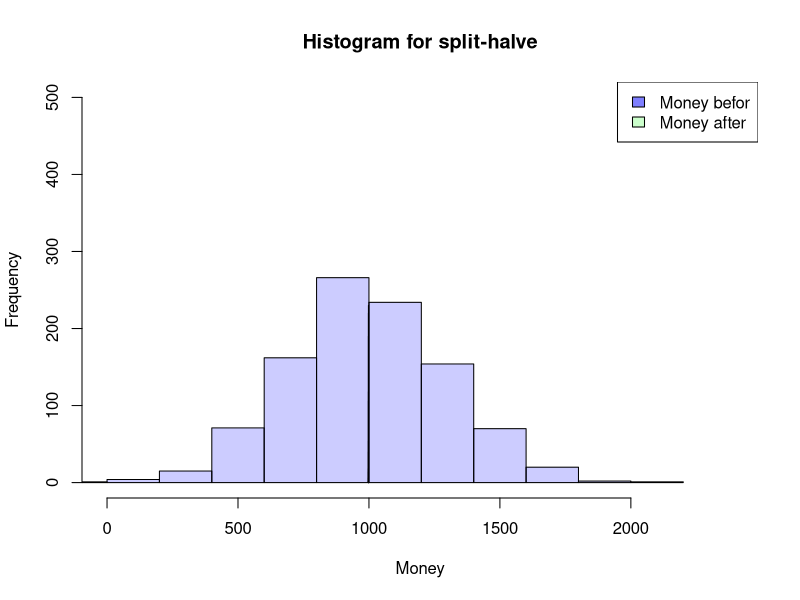
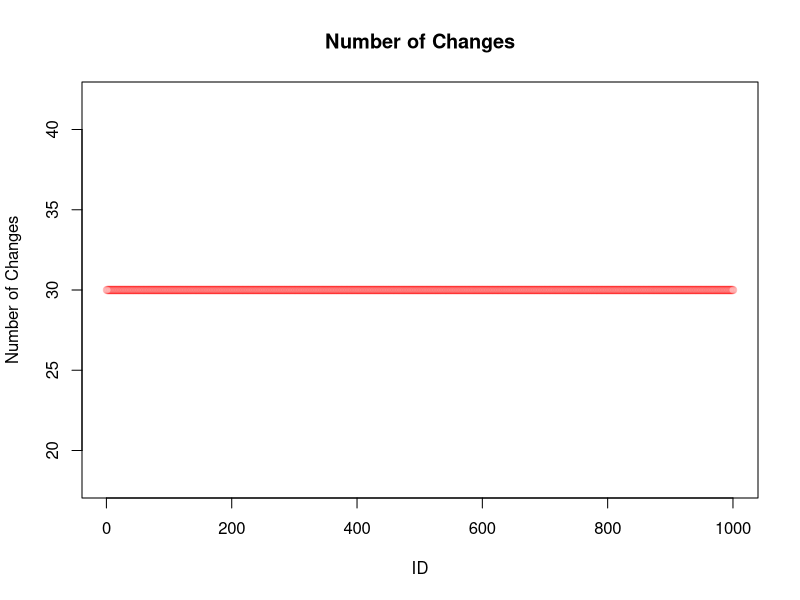
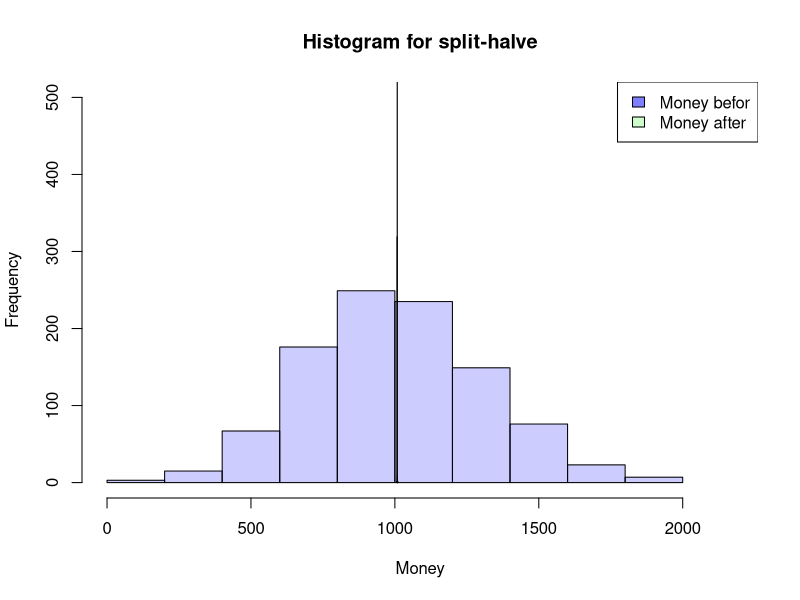
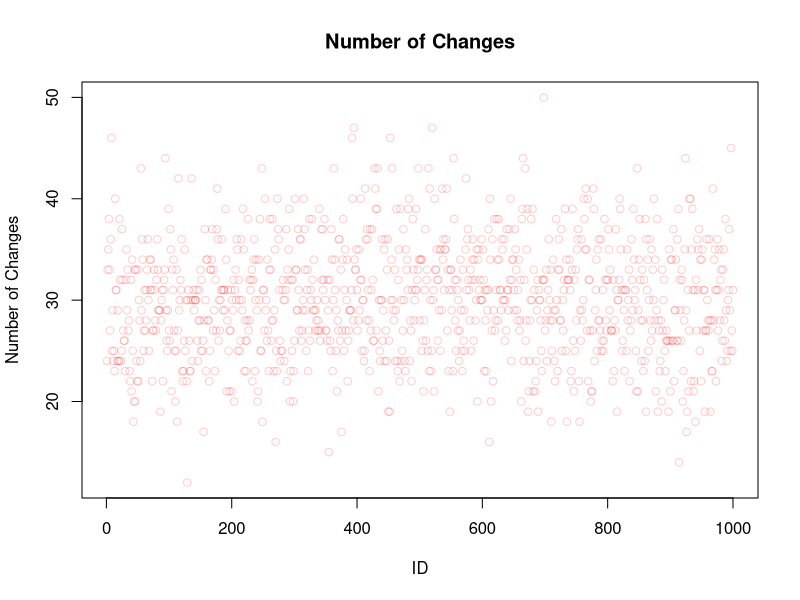
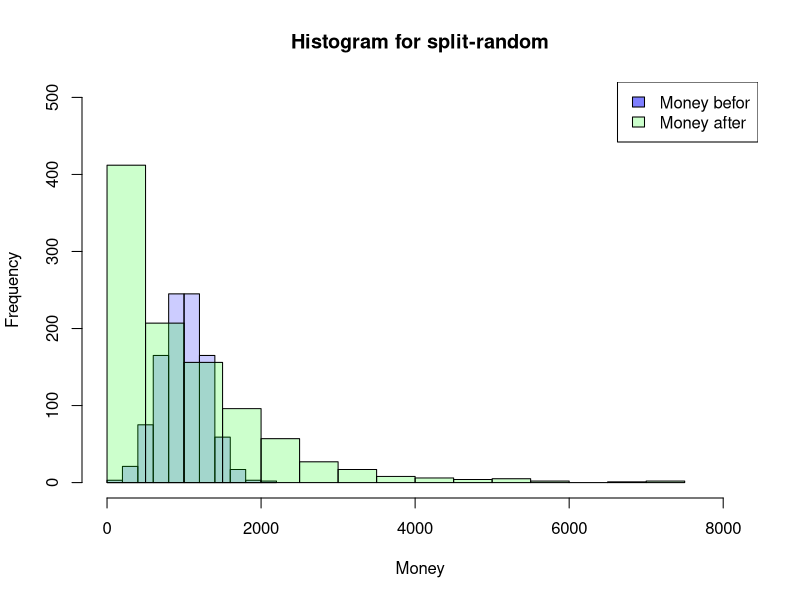
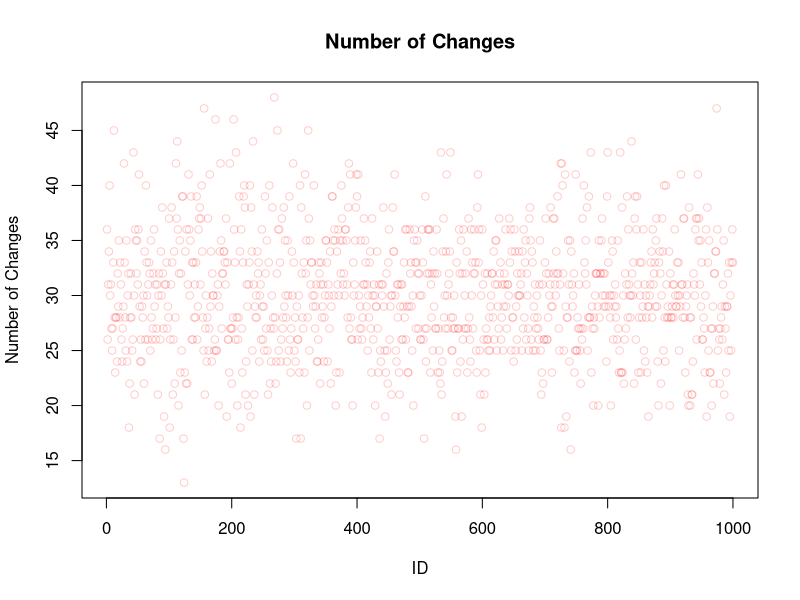
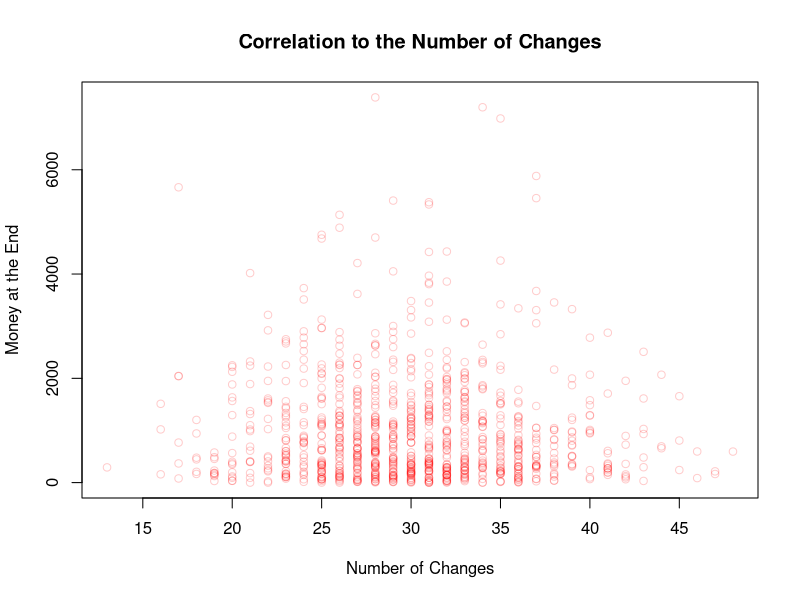
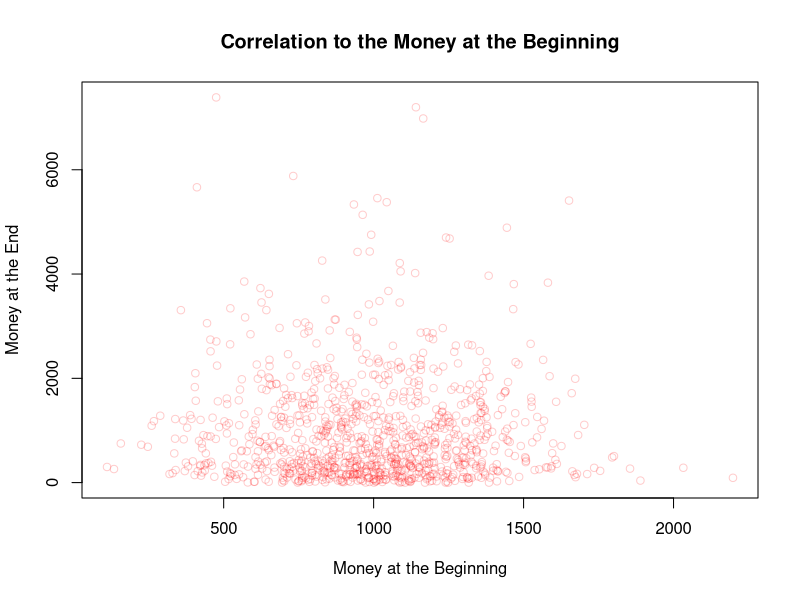

Reproduce these figures in R, in order.
## ---- chunk 1
SplitHalve <- function(nAgent,maxExchange,Money_mean=1000,Money_sd=300) {
  df <- data.frame(ID=seq(1,nAgent),
                   nE=0,
                   Ms=rnorm(nAgent, mean = Money_mean, sd = Money_sd),
                   MT=0,Me=0)
  df$Me <- df$Ms
  iE <- 1
  while (iE <= maxExchange) {
    df$MT <- df$Me
    rdf <- sample(df[df$nE < iE,"ID"], size=2)
    df[(df$ID == rdf[1] | df$ID == rdf[2]),"nE"] <-
      df[(df$ID == rdf[1] | df$ID == rdf[2]),"nE"]+1
    df[(df$ID == rdf[1] | df$ID == rdf[2]),"Me"] <-
      sum(df[(df$ID == rdf[1] | df$ID == rdf[2]),"MT"])/2
    if (NROW(df[df$nE < iE,"ID"]) < 2) {
      iE <- iE+1
      }
  }
  return(df)
}

## ---- chunk 2
df <- SplitHalve(1000,30)

summary(df)
hist(df$Ms, xlab="Money",main="Histogram for split-halve",
     col=rgb(0,0,1,0.2),
     xlim=c(0,max(c(df$Me,df$Ms)))*1.1,ylim=c(0,nrow(df)/2))
hist(df$Me, col=rgb(0,1,0,0.2),
     add=TRUE)
legend('topright', c('Money befor', 'Money after'),
       fill=c(rgb(0,0,1,0.5), rgb(0,1,0,0.2)))

plot(df$ID,df$nE,main="Number of Changes",
     xlab="ID",ylab="Number of Changes",
     col=rgb(1,0,0,0.2))

## ---- chunk 3
SplitHalve2 <- function(nAgent,maxExchange,Money_mean=1000,Money_sd=300) {
  df <- data.frame(ID=seq(1,nAgent),
                   nE=0,
                   Ms=rnorm(nAgent, mean = Money_mean, sd = Money_sd),
                   MT=0,Me=0)
  df$Me <- df$Ms
  iE <- 1
  while (iE <= maxExchange) {
    df$MT <- df$Me
    rdf <- sample(df$ID, size=2)
    df[(df$ID == rdf[1] | df$ID == rdf[2]),"nE"] <-
      df[(df$ID == rdf[1] | df$ID == rdf[2]),"nE"]+1
    df[(df$ID == rdf[1] | df$ID == rdf[2]),"Me"] <-
      sum(df[(df$ID == rdf[1] | df$ID == rdf[2]),"MT"])/2
    iE <- iE+1
  }
  return(df)
}
## ---- chunk 4
df <- SplitHalve2(1000,15000)

summary(df)
hist(df$Ms, xlab="Money",main="Histogram for split-halve",
     col=rgb(0,0,1,0.2),
     xlim=c(0,max(c(df$Me,df$Ms)))*1.1,ylim=c(0,nrow(df)/2))
hist(df$Me, col=rgb(0,1,0,0.2),
     add=TRUE)
legend('topright', c('Money befor', 'Money after'),
       fill=c(rgb(0,0,1,0.5), rgb(0,1,0,0.2)))

plot(df$ID,df$nE,main="Number of Changes",
     xlab="ID",ylab="Number of Changes",
     col=rgb(1,0,0,0.2))
## ---- chunk 5
SplitRandom <- function(nAgent,maxExchange,Money_mean=1000,Money_sd=300) {
  df <- data.frame(ID=seq(1,nAgent),
                   nE=0,
                   Ms=rnorm(nAgent, mean = Money_mean, sd = Money_sd),
                   MT=0,Me=0)
  df$Me <- df$Ms
  iE <- 1
  while (iE <= maxExchange) {
    df$MT <- df$Me
    rdf <- sample(df$ID, size=2)
    rds <- sample(0:100, size=1)/100
    df[(df$ID == rdf[1] | df$ID == rdf[2]),"nE"] <-
      df[(df$ID == rdf[1] | df$ID == rdf[2]),"nE"]+1
    df[(df$ID == rdf[1] | df$ID == rdf[2]),"Me"] <-
      sum(df[(df$ID == rdf[1] | df$ID == rdf[2]),"MT"])*c(rds,1-rds)
    iE <- iE+1
  }
  return(df)
}

## ---- chunk 6
df <- SplitRandom(1000,15000)

summary(df)
hist(df$Ms, xlab="Money",main="Histogram for split-random",
     col=rgb(0,0,1,0.2),
     xlim=c(0,max(c(df$Me,df$Ms)))*1.1,ylim=c(0,nrow(df)/2))
hist(df$Me, col=rgb(0,1,0,0.2),
     add=TRUE)
legend('topright', c('Money befor', 'Money after'),
       fill=c(rgb(0,0,1,0.5), rgb(0,1,0,0.2)))

plot(df$ID,df$nE,main="Number of Changes",
     xlab="ID",ylab="Number of Changes",
     col=rgb(1,0,0,0.2))
## ---- chunk 7
plot(df$nE,df$Me,main="Correlation to the Number of Changes",
     xlab="Number of Changes",ylab="Money at the End",
     col=rgb(1,0,0,0.2))

plot(df$Ms,df$Me,main="Correlation to the Money at the Beginning",
     xlab="Money at the Beginning",ylab="Money at the End",
     col=rgb(1,0,0,0.2))

plot(df$ID,df$Me,main="Correlation to the ID",
     xlab="ID",ylab="Money at the End",
     col=rgb(1,0,0,0.2))
## ---- chunk 8
SplitRandom2 <- function(nAgent,maxExchange,Money_mean=1000,Money_sd=300) {
  df <- data.frame(ID=seq(1,nAgent),
                   nE=0,
                   Ms=rnorm(nAgent, mean = Money_mean, sd = Money_sd),
                   MT=0,Me=0)
  df$Me <- df$Ms
  iE <- 1
  while (iE <= maxExchange) {
    df$MT <- df$Me
    rdf <- sample(df$ID, size=2)
    rds <- sample(30:70, size=1)/100
    df[(df$ID == rdf[1] | df$ID == rdf[2]),"nE"] <-
      df[(df$ID == rdf[1] | df$ID == rdf[2]),"nE"]+1
    df[(df$ID == rdf[1] | df$ID == rdf[2]),"Me"] <-
      sum(df[(df$ID == rdf[1] | df$ID == rdf[2]),"MT"])*c(rds,1-rds)
    iE <- iE+1
  }
  return(df)
}
## ---- chunk 9
df <- SplitRandom2(1000,15000)

summary(df)
hist(df$Ms, xlab="Money",main="Histogram for split-random (30%-70%)",
     col=rgb(0,0,1,0.2),
     xlim=c(0,max(c(df$Me,df$Ms)))*1.1,ylim=c(0,nrow(df)/2))
hist(df$Me, col=rgb(0,1,0,0.2),
     add=TRUE)
legend('topright', c('Money befor', 'Money after'),
       fill=c(rgb(0,0,1,0.5), rgb(0,1,0,0.2)))
## ---- chunk 10
SplitRandomR <- function(nAgent,maxExchange,Money_mean=1000,Money_sd=300) {
  df <- data.frame(ID=seq(1,nAgent),
                   nE=0,
                   Ms=rnorm(nAgent, mean = Money_mean, sd = Money_sd),
                   MT=0,Me=0)
  df$Me <- df$Ms
  iE <- 1
  while (iE <= maxExchange) {
    df$MT <- df$Me
    rdf <- sample(df[df$nE < iE,"ID"], size=2)
    rds <- sample(0:100, size=1)/100
    df[(df$ID == rdf[1] | df$ID == rdf[2]),"nE"] <-
      df[(df$ID == rdf[1] | df$ID == rdf[2]),"nE"]+1
    df[(df$ID == rdf[1] | df$ID == rdf[2]),"Me"] <-
      sum(df[(df$ID == rdf[1] | df$ID == rdf[2]),"MT"])*c(rds,1-rds)
    if (NROW(df[df$nE < iE,"ID"]) < 2) {
      iE <- iE+1
    }
  }
  return(df)
}
## ---- chunk 11
df <- SplitRandomR(1000,30)

summary(df)
hist(df$Ms, xlab="Money",main="Histogram for split-random Restricted",
     col=rgb(0,0,1,0.2),
     xlim=c(0,max(c(df$Me,df$Ms)))*1.1,ylim=c(0,nrow(df)/2))
hist(df$Me, col=rgb(0,1,0,0.2),
     add=TRUE)
legend('topright', c('Money befor', 'Money after'),
       fill=c(rgb(0,0,1,0.5), rgb(0,1,0,0.2)))

plot(df$ID,df$nE,main="Number of Changes",
     xlab="ID",ylab="Number of Changes",
     col=rgb(1,0,0,0.2))
## ---- chunk 12
df <- SplitRandomR(1000,1)

hist(df$Ms, xlab="Money",main="Histogram for split-random Restricted",
     col=rgb(0,0,1,0.2),
     xlim=c(0,max(c(df$Me,df$Ms)))*1.1,ylim=c(0,nrow(df)/2))
hist(df$Me, col=rgb(0,1,0,0.2),
     add=TRUE)
legend('topright', c('Money befor', 'Money after'),
       fill=c(rgb(0,0,1,0.5), rgb(0,1,0,0.2)))

## ---- chunk 13
df <- SplitRandomR(1000,2)

hist(df$Ms, xlab="Money",main="Histogram for split-random Restricted",
     col=rgb(0,0,1,0.2),
     xlim=c(0,max(c(df$Me,df$Ms)))*1.1,ylim=c(0,nrow(df)/2))
hist(df$Me, col=rgb(0,1,0,0.2),
     add=TRUE)
legend('topright', c('Money befor', 'Money after'),
       fill=c(rgb(0,0,1,0.5), rgb(0,1,0,0.2)))
